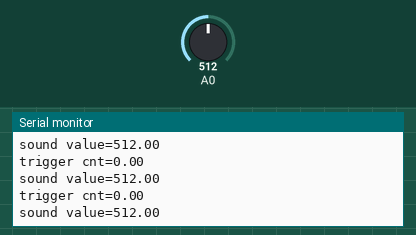
Simulated run of this sketch. Board: Arduino Uno, built with avr-gcc and run on an emulated ATmega328P. Shown: the last lines printed to the serial monitor. The test bench sets the inputs (shaded band); at power-on: A0 = 512.

Above: at 1.2 s.
1.3 s: A0 set to 110
At 2.4 s:
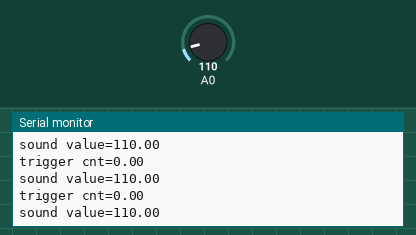
4.3 s: A0 set to 91
At 4.9 s:
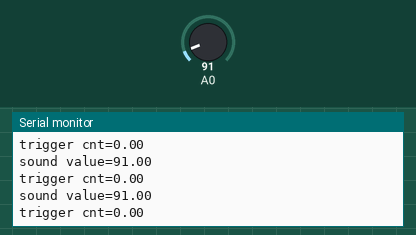
7.3 s: A0 set to 11
At 7.9 s:
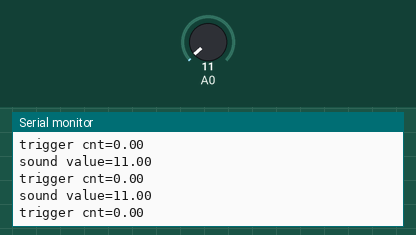
10.3 s: A0 set to 8
At 11.1 s:
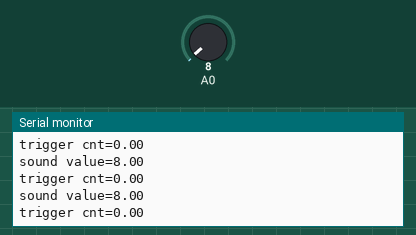
13.3 s: A0 set to 1023
At 14.0 s:
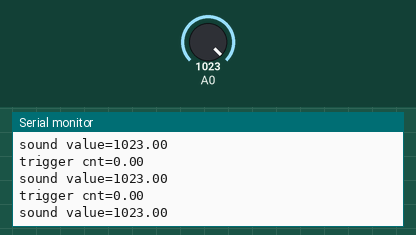
16.3 s: A0 set to 986
At 16.8 s:
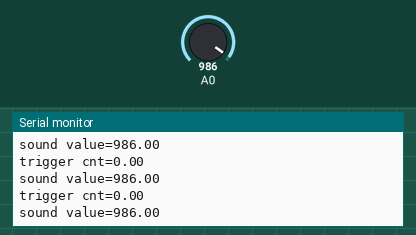
Timing chart, 0 to 19.3 s (numbered marks = the images above; inputs shaded):
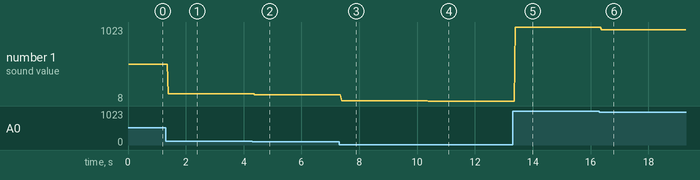

The sketch:

SoundDetection.ino
```cpp
void SerialPrintlnValue(String name,float value,String units)
{
  Serial.print(name+"=");
  Serial.print(value);
  Serial.println(" "+units);
}

void setup()
{
  Serial.begin(9600);
  pinMode(0,INPUT);
  pinMode(14,INPUT);
}

int cnt=0;

void loop()
{
  cnt+=digitalRead(0);
  int val=analogRead(14);
  SerialPrintlnValue("trigger cnt",cnt,"");
  SerialPrintlnValue("sound value",val,"");
  delay(10);
}
```

Measured:
- the behaviour switches between 100 and 99 on A0 (found by bisection; images 1 and 2)
- after the input at 1.3 s, the serial monitor: prints a new line after 0.09 s (image 1)
- after the input at 4.3 s, the serial monitor: prints a new line after 0.09 s (image 2)
- after the input at 7.3 s, the serial monitor: prints a new line after 0.09 s (image 3)
- after the input at 10.3 s, the serial monitor: prints a new line after 0.09 s (image 4)
- after the input at 13.3 s, the serial monitor: prints a new line after 0.09 s (image 5)
- after the input at 16.3 s, the serial monitor: prints a new line after 0.08 s (image 6)
- plotted number 1: 512 → 110 after the input at 1.3 s, 110 → 91 after the input at 4.3 s, 91 → 11 after the input at 7.3 s, 11 → 8 after the input at 10.3 s, 8 → 1023 after the input at 13.3 s
